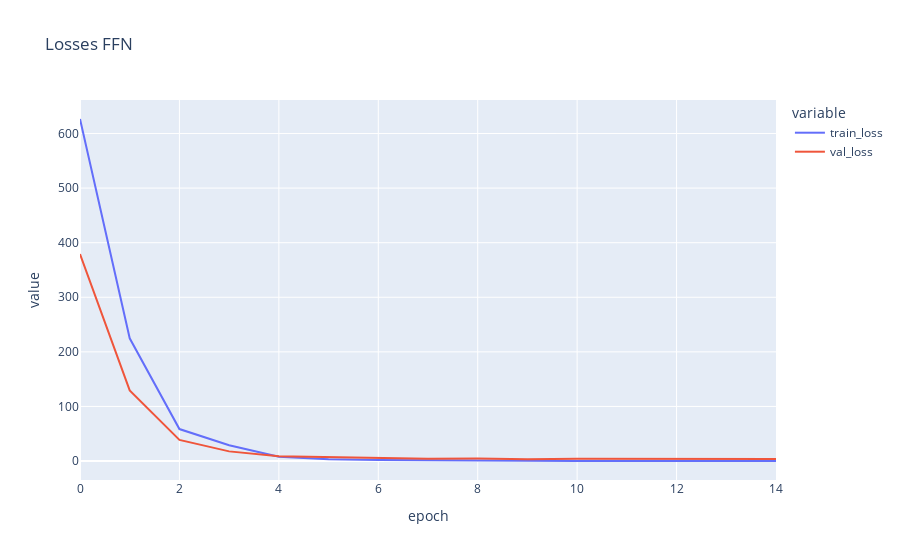

Notebook code for this chart:
### Code cell
ffn_model = FFN(input_size, hidden_size*5, num_classes)
optimizer_ffn = optim.Adam(ffn_model.parameters(), lr=0.001)  # double check optimizer set-up

ffn_train_losses, ffn_val_losses, ffn_avg_losses = train_model(
    X_train, y_train, X_test, y_test, ffn_model, criterion, optimizer_ffn, 
    num_epochs=15, batch_size=batch_size, verbose=False
)

plot_losses(ffn_avg_losses, ffn_val_losses, "FFN")

### Figure 1 — Plotly figure (JSON) as saved in the notebook; plotly's stock layout.template omitted (floating-point values rounded to 4 significant figures)
{"data": [{"hovertemplate": "variable=train_loss<br>epoch=%{x}<br>value=%{y}<extra></extra>", "legendgroup": "train_loss", "line": {"color": "#636efa", "dash": "solid"}, "marker": {"symbol": "circle"}, "mode": "lines", "name": "train_loss", "orientation": "v", "showlegend": true, "type": "scatter", "x": [0, 1, 2, 3, 4, 5, 6, 7, 8, 9, 10, 11, 12, 13, 14], "xaxis": "x", "y": [626.6, 224.8, 58.53, 29.04, 7.895, 3.207, 1.882, 1.063, 0.5333, 0.5374, 0.2567, 0.1742, 0.1099, 0.06168, 0.03927], "yaxis": "y"}, {"hovertemplate": "variable=val_loss<br>epoch=%{x}<br>value=%{y}<extra></extra>", "legendgroup": "val_loss", "line": {"color": "#EF553B", "dash": "solid"}, "marker": {"symbol": "circle"}, "mode": "lines", "name": "val_loss", "orientation": "v", "showlegend": true, "type": "scatter", "x": [0, 1, 2, 3, 4, 5, 6, 7, 8, 9, 10, 11, 12, 13, 14], "xaxis": "x", "y": [379.1, 129.3, 38.61, 17.66, 8.945, 6.927, 5.466, 3.995, 4.392, 3.424, 3.957, 4.107, 3.918, 3.661, 3.584], "yaxis": "y"}], "layout": {"legend": {"title": {"text": "variable"}, "tracegroupgap": 0}, "title": {"text": "Losses FFN"}, "xaxis": {"anchor": "y", "domain": [0, 1], "title": {"text": "epoch"}}, "yaxis": {"anchor": "x", "domain": [0, 1], "title": {"text": "value"}}}}
